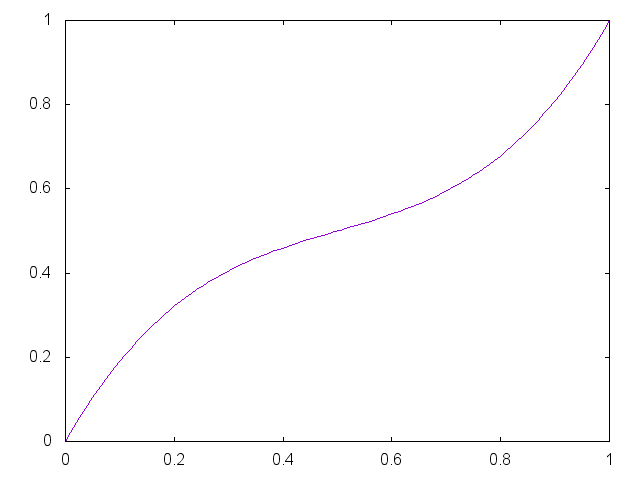

gnuplot code for this plot:


set term png

set output "generate/static/generate/bezier-0.75-0.25.png"
plot '-' smooth bezier notitle
0 0
0.33 0.75
0.67 0.25 
1 1
e

reset;
